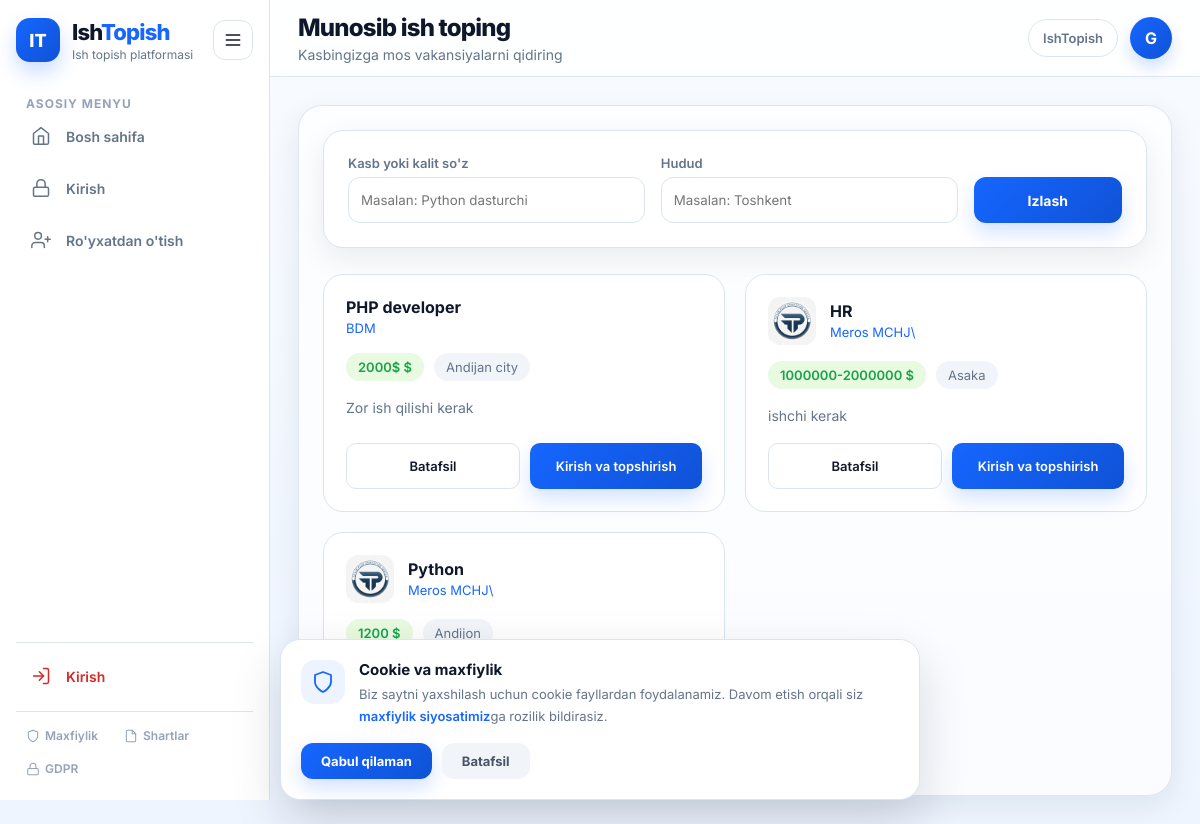
Screenshot of /jobs/ with the database file from the repository.
### ishbor/models.py (models this page shows, shortened)
class Vacancy(models.Model):
    class JobType(models.TextChoices):
        FULL_TIME = 'full_time', 'To‘liq stavka'
        PART_TIME = 'part_time', 'Yarim stavka'
        REMOTE = 'remote', 'Masofaviy'
    employer = models.ForeignKey(
        settings.AUTH_USER_MODEL,
        on_delete=models.CASCADE,
        related_name='vacancies'
    )
    title = models.CharField(max_length=255)
    salary = models.CharField(max_length=100)
    location = models.CharField(max_length=255)
    job_type = models.CharField(
        max_length=50,
        choices=JobType.choices,
        default=JobType.FULL_TIME
    )
    description = models.TextField()
    responsibilities = models.TextField(blank=True, null=True)
    requirements = models.TextField(blank=True, null=True)
    benefits = models.TextField(blank=True, null=True)
    is_active = models.BooleanField(default=True, verbose_name="Faol holatda")
    created_at = models.DateTimeField(auto_now_add=True, verbose_name="Yaratilgan sana")
    deadline = models.DateField(null=True, blank=True, verbose_name="Oxirgi muddat")
    class Meta:
        ordering = ['-created_at']
        verbose_name = "Vakansiya"
        verbose_name_plural = "Vakansiyalar"

class EmployerProfile(models.Model):
    user = models.OneToOneField(User, on_delete=models.CASCADE, related_name='employer_profile')
    company_name = models.CharField(max_length=255)
    stir = models.CharField(max_length=20)
    logo = models.ImageField(upload_to=upload_to_company_logos, null=True, blank=True)
    company_address = models.TextField()
    company_phone = models.CharField(max_length=20)
    responsible_full_name = models.CharField(max_length=150)
    gdpr_consent = models.BooleanField(default=False, verbose_name="GDPR roziligi")
    gdpr_consent_date = models.DateTimeField(null=True, blank=True, verbose_name="GDPR rozilik sanasi")
    marketing_consent = models.BooleanField(default=False, verbose_name="Marketing roziligi")
    updated_at = models.DateTimeField(auto_now=True, verbose_name="Yangilangan sana")
    class Meta:
        verbose_name = "Ish beruvchi profili"
        verbose_name_plural = "Ish beruvchilar profillari"

### ishbor/views.py (the view)
# urls.py: path('jobs/', job_list, name='job_list'),
def job_list(request):
    query = request.GET.get('q')
    location = request.GET.get('location')
    jobs = Vacancy.objects.filter(is_active=True).order_by('-created_at')
    if query:
        jobs = jobs.filter(Q(title__icontains=query) | Q(description__icontains=query))
    if location:
        jobs = jobs.filter(location__icontains=location)
    return render(request, 'candidate/job_list.html', {'jobs': jobs})

### ishbor/templates/candidate/job_list.html (shortened to what this page needs)
{% extends 'base.html' %}
{% block page_title %}Munosib ish toping{% endblock %}
{% block page_subtitle %}Kasbingizga mos vakansiyalarni qidiring{% endblock %}
{% block content %}
<div class="jobs-page">
    <section class="search-card">
        <form method="GET" action="{% url 'job_list' %}" class="search-grid">
            <div class="search-field">
                <label>Kasb yoki kalit so'z</label>
                <input
                    type="text"
                    name="q"
                    placeholder="Masalan: Python dasturchi"
                    value="{{ request.GET.q }}">
            </div>
            <div class="search-field">
                <label>Hudud</label>
                <input
                    type="text"
                    name="location"
                    placeholder="Masalan: Toshkent"
                    value="{{ request.GET.location }}">
            </div>
            <button class="btn-primary search-btn">
                Izlash
            </button>
        </form>
    </section>
    <section class="jobs-grid">
        {% for job in jobs %}
        <div class="job-card">
            <div class="job-top">
                {% if job.employer.employer_profile.logo %}
                <img
                    src="{{ job.employer.employer_profile.logo.url }}"
                    class="company-logo">
                {% endif %}
                <div class="job-info">
                    <h3>
                        <a href="{% url 'vacancy_detail' job.id %}">
                            {{ job.title }}
                        </a>
                    </h3>
                    <span class="company-name">
                        {{ job.employer.employer_profile.company_name }}
                    </span>
                </div>
            </div>
            <div class="job-meta">
                <span class="salary">
                    {{ job.salary }} $
                </span>
                <span class="location">
                    {{ job.location }}
                </span>
            </div>
            <p class="job-description">
                {{ job.description }}
            </p>
            <div class="job-actions">
                <a href="{% url 'vacancy_detail' job.id %}" class="btn-secondary">
                    Batafsil
                </a>
                {% if user.is_authenticated %}
                    {% if user.role == "candidate" %}
                        <a href="{% url 'apply_for_job' job.id %}" class="btn-primary">
                            Ariza berish
                        </a>
                    {% else %}
                        <button class="btn-disabled">
                            Ariza berish
                        </button>
                    {% endif %}
                {% else %}
                    <a href="{% url 'login' %}?next={{ request.path }}" class="btn-primary">
                        Kirish va topshirish
                    </a>
                {% endif %}
            </div>
        </div>
        {% endfor %}
    </section>
</div>
{% endblock %}

### ishbor/templates/base.html (style rules this page uses)
* { margin: 0; padding: 0; box-sizing: border-box; }
:root { --primary: #1666ff; --primary-dark: #0f52d6; --primary-soft: #eef4ff; --bg: #f5f9ff; --white: #ffffff; --text: #0f172a; --text-soft: #64748b; --border: #dbe5f0; --sidebar: #ffffff; --header: rgba(255, 255, 255, 0.85); --shadow: 0 10px 30px rgba(15, 23, 42, 0.08); --sidebar-width: 270px; --sidebar-collapsed: 92px; }
html, body { height: 100%; }
body { font-family: "Inter", sans-serif; background: linear-gradient(180deg, #f8fbff 0%, #eef5ff 100%); color: var(--text); }
a { text-decoration: none; color: inherit; }
.btn-primary, .btn-secondary { display: inline-flex; align-items: center; justify-content: center; gap: 8px; min-height: 46px; padding: 0 18px; border-radius: 12px; font-size: 14px; font-weight: 700; transition: 0.2s ease; cursor: pointer; border: none; font-family: "Inter", sans-serif; }
.btn-primary { background: linear-gradient(135deg, var(--primary), var(--primary-dark)); color: #fff; box-shadow: 0 10px 20px rgba(22, 102, 255, 0.18); }
.btn-secondary { background: #fff; color: var(--text); border: 1px solid var(--border); }

### ishbor/templates/candidate/job_list.html (style rules this page uses)
.jobs-page { display:flex; flex-direction:column; gap:26px; }
.search-card { background:#fff; border:1px solid var(--border); border-radius:20px; padding:24px; box-shadow:var(--shadow); }
.search-grid { display:grid; grid-template-columns:2fr 2fr 1fr; gap:16px; align-items:end; }
.search-field { display:flex; flex-direction:column; gap:6px; }
.search-field label { font-size:13px; font-weight:600; color:var(--text-soft); }
.search-field input { height:46px; border-radius:12px; border:1px solid var(--border); padding:0 12px; font-family:"Inter"; }
.search-btn { height:46px; }
.jobs-grid { display:grid; grid-template-columns:repeat(2,1fr); gap:20px; }
.job-card { background:#fff; border:1px solid var(--border); border-radius:20px; padding:22px; display:flex; flex-direction:column; gap:16px; transition:0.2s; }
.job-top { display:flex; gap:14px; align-items:center; }
.company-logo { width:48px; height:48px; border-radius:12px; object-fit:cover; }
.job-info h3 { font-size:16px; font-weight:700; }
.job-info a { color:var(--text); }
.company-name { font-size:13px; color:var(--primary); }
.job-meta { display:flex; gap:10px; flex-wrap:wrap; }
.salary { background:#e8fadf; color:#16a34a; padding:6px 12px; border-radius:999px; font-size:13px; font-weight:600; }
.location { background:#f1f5f9; color:#64748b; padding:6px 12px; border-radius:999px; font-size:13px; }
.job-description { font-size:14px; color:#64748b; line-height:1.6; display:-webkit-box; -webkit-line-clamp:2; -webkit-box-orient:vertical; overflow:hidden; }
.job-actions { display:flex; gap:10px; margin-top:auto; }
.job-actions a, .job-actions button { flex:1; height:42px; border-radius:10px; font-size:13px; font-weight:600; display:flex; align-items:center; justify-content:center; }

### rows the page displays
Vacancy: title "PHP developer", employer.employer_profile.company_name "BDM", salary "2000$", location "Andijan city", description "Zor ish qilishi kerak"
Vacancy: employer.employer_profile.logo (picture), title "HR", employer.employer_profile.company_name "Meros MCHJ\\", salary "1000000-2000000", location "Asaka", description "ishchi kerak"
Vacancy: employer.employer_profile.logo (picture), title "Python", employer.employer_profile.company_name "Meros MCHJ\\", salary "1200", location "Andijon"
